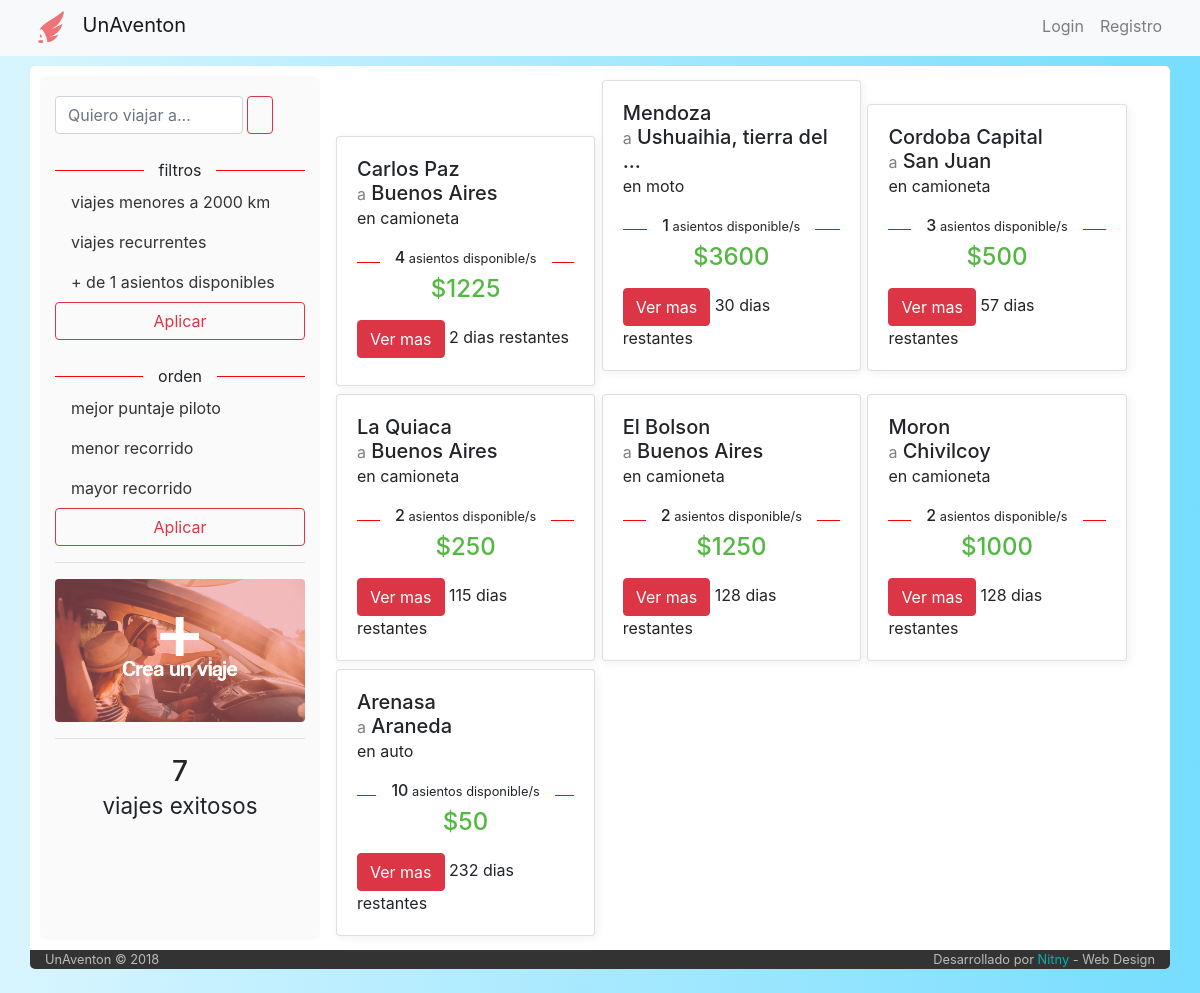
Before: / with the older database file.
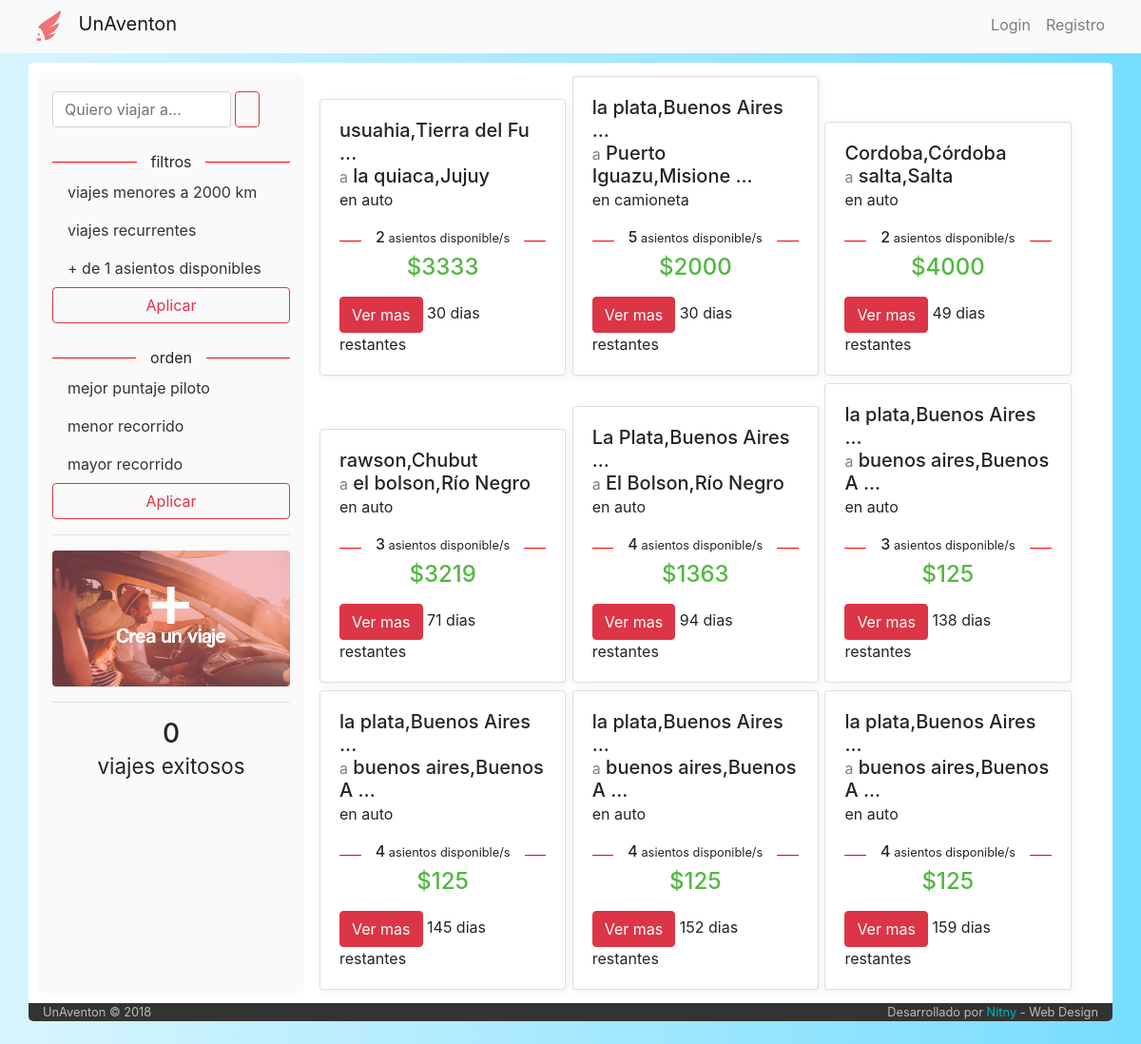
After: the same page with the newer database file.
### tables this page shows
CREATE TABLE IF NOT EXISTS `viaje` (
  `idViaje` int(6) NOT NULL AUTO_INCREMENT,
  `idPiloto` int(6) NOT NULL,
  `idVehiculo` int(6) NOT NULL,
  `fecha_publicacion` datetime NOT NULL,
  `fecha_partida` datetime NOT NULL,
  `tiempo_estimado` int(11) NOT NULL DEFAULT '30',
  `origen` varchar(60) NOT NULL,
  `destino` varchar(60) NOT NULL,
  `asientos_disponibles` int(2) NOT NULL,
  `costo` int(7) NOT NULL,
  `estado` int(1) NOT NULL DEFAULT '1',
  `tipo` varchar(50) NOT NULL DEFAULT 'unico',
  PRIMARY KEY (`idViaje`)
);

CREATE TABLE IF NOT EXISTS `tipo_vehiculo` (
  `idTipo` int(1) NOT NULL AUTO_INCREMENT,
  `icono` varchar(140) DEFAULT NULL,
  `tipo` varchar(11) NOT NULL,
  PRIMARY KEY (`idTipo`)
);

### index.php (called while the page is built, shortened)
<?php
	include ('core/helpers.php');
	include ('php/inicio_body.php');
	$router = new Router;
	$vars = $router->get_variables();
	render($vars);
	include ('php/cierre_body.php');

### core/helpers.php (called while the page is built, shortened)
<?php
function dias_transcurridos($fecha_alta, $string)
{
 $fecha_alta = date_create($fecha_alta);
 $fecha_actual   = date_create(date("d.m.Y"));
 $diferencia     = date_diff($fecha_alta, $fecha_actual);
 $dif     = $diferencia->format('%a');
 if ($dif == 0){
   return 'hoy';
 }
else if ($string == "partida"){
  if ($dif == 1){
    return 'mañana';
  }
  else{
    return $dif." dias restantes";
  }
}
}
function introtext($text) {
  if (strlen($text) > 20) {
      $pos = strpos($text, ' ', "20");
      if ((!$pos) || ($pos > 20)) {
         $pos = 20;
      }
      $text = substr($text, 0, $pos + 1) . " ...";
      return $text;
  }else{
    return $text;
  }
}

### controller/home.php (the view, shortened to what the changed rows need)
<?php
	function render($vars = [])
	{
		?>
		<div class="row" style="padding:10px 10px;">
			<div class="col-md-3" style="background-color: #fafafa; padding: 20px 15px; border-radius: 8px">
				<form class="form-inline my-2 my-lg-0">
				      <input class="form-control mr-sm-1" type="search" aria-label="Search" placeholder="Quiero viajar a..."  style="width: 75%">
				      <button class="btn btn-outline-danger my-2 my-sm-0" type="submit"> <img src="https://png.icons8.com/ios-glyphs/2x/search.png" alt="" style="width:20px; margin-top:-3px"> </button>
				</form>
				<br>
				<div class="strike">
   				<span>filtros</span>
				</div>
				<nav class="nav flex-column">
				  <a class="nav-link active" style="color: #333!important" href="#">viajes menores a 2000 km</a>
				  <a class="nav-link" href="#" style="color: #333!important">viajes recurrentes</a>
				  <a class="nav-link" href="#" style="color: #333!important">+ de 1 asientos disponibles</a>
				</nav>
				<center><button type="button" class="btn btn-outline-danger" style="width:100%">Aplicar</button></center>
				<br>
				<div class="strike">
   				<span>orden</span>
				</div>
				<nav class="nav flex-column">
				  <a class="nav-link active" style="color: #333!important" href="#">mejor puntaje piloto</a>
				  <a class="nav-link" href="#" style="color: #333!important">menor recorrido</a>
				  <a class="nav-link" href="#" style="color: #333!important">mayor recorrido</a>
				</nav>
				<center><button type="button" class="btn btn-outline-danger" style="width:100%">Aplicar</button></center>
				<hr>
				<a href="/altaviaje"><img src="img/boton.jpg" alt="" class="img-fluid boton_crear"></a>
				<hr>
				<h3 style="text-align: center">
				<?php
					include('php/conexion.php');
					$contador=mysqli_query($conexion,"SELECT *
																						from viaje
																						where estado=3")
																						or die ("problmas con el contador");
					echo mysqli_num_rows($contador);
					?>
					<br>
					<small>viajes exitosos</small>
					</h3>
 			</div>
			<div class="col-md-9">
			<?php
			$viajes=mysqli_query($conexion,"SELECT *, tipo_vehiculo.tipo as tipoVehiculo
											from viaje
											inner join usuario on viaje.idPiloto = usuario.idUser
											inner join vehiculo on viaje.idVehiculo = vehiculo.idVehiculo
											inner join tipo_vehiculo on vehiculo.tipo = tipo_vehiculo.idTipo
											where fecha_partida > now() and estado = 1
											order by fecha_partida") or
											die("Problemas en el select:".mysqli_error($conexion));
						while ($viaje=mysqli_fetch_array($viajes)){
							$contador_participaciones=mysqli_query($conexion,"SELECT *
																															from participacion
																															where estado=1 and idViaje=$viaje[idViaje]")
																															or die ("problemas en el contador de asientos disponibles");
						  $contador_participaciones = $viaje['asientos_disponibles'] - mysqli_num_rows($contador_participaciones);
							?>
							<div class="card" style="width: 32%; display: inline-block; margin: 4px 1px; box-shadow: 2px 2px 10px #f0f0f0; min-height: 250px">
							  <div class="card-body">
							    <h5 class="card-title"> <span title="<?php echo $viaje['origen'];?>"><?php echo introtext($viaje['origen']); ?></span> <br> <small style="color:grey">a</small>  <span title="<?php echo $viaje['destino']; ?>"><?php echo introtext($viaje['destino']); ?></span> <br> <small>en <?php echo $viaje['tipoVehiculo']; ?></small> </h5>
							    <p class="card-text">
										<div class="strike">
											<span><h6><?php if ($contador_participaciones > 0) {
																						echo $contador_participaciones."<small> asientos disponible/s </small>";
																					}
																			else{
																						echo "<small>No quedan asientos</small>";
																			}
											?> </h6></span>
										</div>
										<h4 style="text-align: center; color: #53b842">$<?php
										 																														if ($viaje['asientos_disponibles'] > 0) {echo round($viaje['costo']/$viaje['asientos_disponibles']);}
										 																														else {echo $viaje['costo'];}?></h4>
									</p>
							    <a href="/viaje/<?php echo $viaje['idViaje'];?>/<?php echo $viaje['origen']."-".$viaje['destino'];?>" class="btn btn-danger">Ver mas</a>  <span><?php echo dias_transcurridos($viaje['fecha_partida'],'partida') ?></span>
							  </div>
							</div>
				 <?php } ?>
			 </div>
		</div>
<?php
	}

Changed rows visible on the page:
removed viaje: origen "Carlos Paz", destino "Buenos Aires", tipo_vehiculo.tipo "camioneta", asientos_disponibles "4", $viaje['costo']/$viaje['asientos_disponibles'] "1225", fecha_partida "2 dias restantes"
removed viaje: origen "Mendoza", destino "Ushuaihia, tierra del ...", tipo_vehiculo.tipo "moto", asientos_disponibles "1", $viaje['costo']/$viaje['asientos_disponibles'] "3600", fecha_partida "30 dias restantes"
removed viaje: origen "Cordoba Capital", destino "San Juan", tipo_vehiculo.tipo "camioneta", asientos_disponibles "3", $viaje['costo']/$viaje['asientos_disponibles'] "500", fecha_partida "57 dias restantes"
removed viaje: origen "La Quiaca", destino "Buenos Aires", tipo_vehiculo.tipo "camioneta", asientos_disponibles "2", $viaje['costo']/$viaje['asientos_disponibles'] "250", fecha_partida "115 dias restantes"
removed viaje: origen "Moron", destino "Chivilcoy", tipo_vehiculo.tipo "camioneta", asientos_disponibles "2", $viaje['costo']/$viaje['asientos_disponibles'] "1000", fecha_partida "128 dias restantes"
removed viaje: origen "Arenasa", destino "Araneda", tipo_vehiculo.tipo "auto", asientos_disponibles "10", $viaje['costo']/$viaje['asientos_disponibles'] "50", fecha_partida "232 dias restantes"
now on this page (row edited): viaje: origen "usuahia,Tierra del Fu ...", destino "la quiaca,Jujuy", tipo_vehiculo.tipo "auto", asientos_disponibles "2", $viaje['costo']/$viaje['asientos_disponibles'] "3333", fecha_partida "30 dias restantes"
now on this page (row edited): viaje: origen "la plata,Buenos Aires ...", destino "Puerto Iguazu,Misione ...", tipo_vehiculo.tipo "camioneta", asientos_disponibles "5", $viaje['costo']/$viaje['asientos_disponibles'] "2000", fecha_partida "30 dias restantes"
now on this page (row edited): viaje: origen "Cordoba,Córdoba", destino "salta,Salta", tipo_vehiculo.tipo "auto", asientos_disponibles "2", $viaje['costo']/$viaje['asientos_disponibles'] "4000", fecha_partida "49 dias restantes"
now on this page (row edited): viaje: origen "rawson,Chubut", destino "el bolson,Río Negro", tipo_vehiculo.tipo "auto", asientos_disponibles "3", $viaje['costo']/$viaje['asientos_disponibles'] "3219", fecha_partida "71 dias restantes"
added viaje: origen "La Plata,Buenos Aires ...", destino "El Bolson,Río Negro", tipo_vehiculo.tipo "auto", asientos_disponibles "4", $viaje['costo']/$viaje['asientos_disponibles'] "1363", fecha_partida "94 dias restantes"
added viaje: origen "la plata,Buenos Aires ...", destino "buenos aires,Buenos A ...", tipo_vehiculo.tipo "auto", asientos_disponibles "3", $viaje['costo']/$viaje['asientos_disponibles'] "125", fecha_partida "138 dias restantes"
now on this page (row edited): viaje: origen "la plata,Buenos Aires ...", destino "buenos aires,Buenos A ...", tipo_vehiculo.tipo "auto", asientos_disponibles "4", $viaje['costo']/$viaje['asientos_disponibles'] "125", fecha_partida "145 dias restantes"
added viaje: origen "la plata,Buenos Aires ...", destino "buenos aires,Buenos A ...", tipo_vehiculo.tipo "auto", asientos_disponibles "4", $viaje['costo']/$viaje['asientos_disponibles'] "125", fecha_partida "152 dias restantes"
changed viaje: origen "El Bolson" → "la plata,Buenos Aires ..."; destino "Buenos Aires" → "buenos aires,Buenos A ..."; tipo_vehiculo.tipo "camioneta" → "auto"; asientos_disponibles "2" → "4"; $viaje['costo']/$viaje['asientos_disponibles'] "1250" → "125"; fecha_partida "128 dias restantes" → "159 dias restantes"
Other visible differences:
mysqli_num_rows($contador): "7" → "0"
